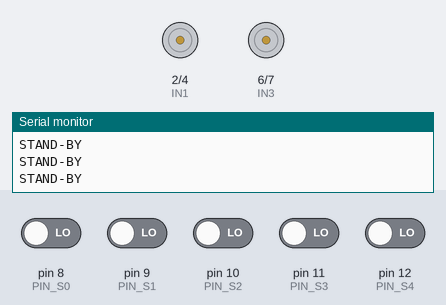
Recording of a sketch running on a simulated Arduino Uno, built with avr-gcc and run on an emulated ATmega328P. Parts: motor-driver pin pairs drawn as motors (green arrow = first pin HIGH = forward, orange = second pin HIGH = backward, longer = more drive, scaled by the enable pin), the last lines printed to the serial monitor. The test bench sets the inputs (shaded band); at power-on: pin 8 (PIN_S0), pin 9 (PIN_S1), pin 10 (PIN_S2), pin 11 (PIN_S3), pin 12 (PIN_S4) LOW.

Above: at 1.2 s.
1.3 s: pin 8 (PIN_S0) driven HIGH
At 1.8 s:
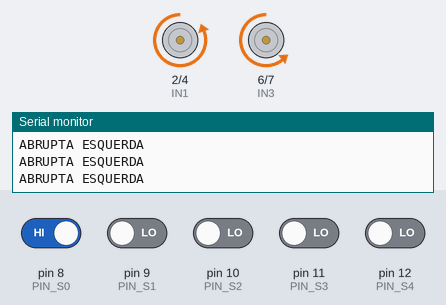
2.8 s: pin 9 (PIN_S1) driven HIGH
At 4.0 s:
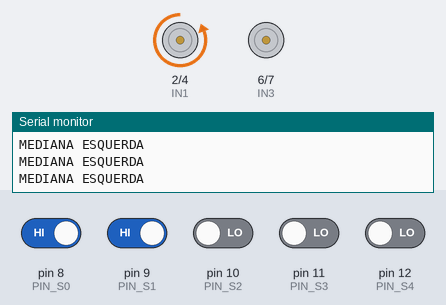
4.3 s: pin 8 (PIN_S0) driven LOW
At 5.0 s:
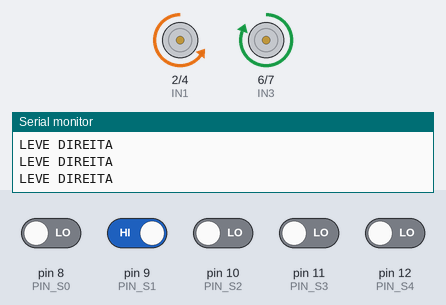
5.8 s: pin 8 (PIN_S0) driven HIGH
At 6.2 s:
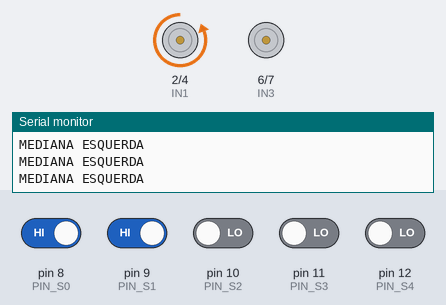
7.3 s: pin 9 (PIN_S1) driven LOW
At 8.0 s:
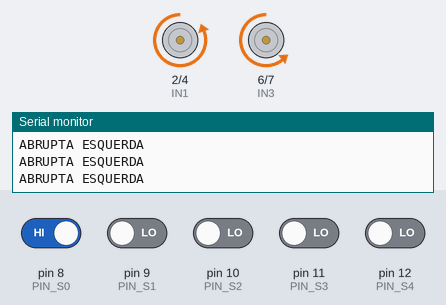
8.8 s: pin 10 (PIN_S2) driven HIGH
At 9.9 s:
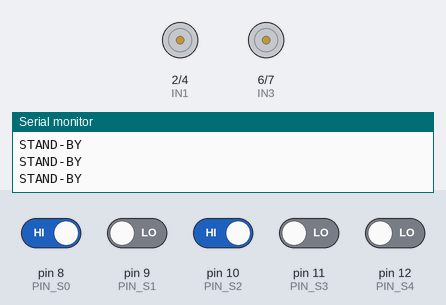
Timing chart, 0 to 11.8 s (numbered marks = the images above; inputs shaded):
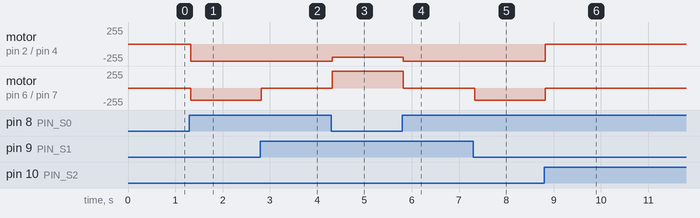

Measured:
- after the input at 1.3 s, motor on pin 2 (IN1) / pin 4 (IN2): stopped → backward 255/255 at once; motor on pin 6 (IN3) / pin 7 (IN4): stopped → backward 180/255 at once
- after the input at 2.8 s, motor on pin 6 (IN3) / pin 7 (IN4): backward 180/255 → stopped at once
- after the input at 4.3 s, motor on pin 2 (IN1) / pin 4 (IN2): backward 255/255 → backward 195/255 at once; motor on pin 6 (IN3) / pin 7 (IN4): stopped → forward 255/255 at once
- after the input at 5.8 s, motor on pin 2 (IN1) / pin 4 (IN2): backward 195/255 → backward 255/255 at once; motor on pin 6 (IN3) / pin 7 (IN4): forward 255/255 → stopped at once
- after the input at 7.3 s, motor on pin 6 (IN3) / pin 7 (IN4): stopped → backward 180/255 at once
- after the input at 8.8 s, motor on pin 2 (IN1) / pin 4 (IN2): backward 255/255 → stopped at once; motor on pin 6 (IN3) / pin 7 (IN4): backward 180/255 → stopped at once

The sketch:

CarroSeguidorLinha.ino
```cpp
/*
  SEGUIDOR DE LINHA

  Esse projeto tem como base produzir um carrinho seguidor de linha com 5 sensores funcionais, utilzando-se de Ponte H (L298N), Arduino UNO, 2 Motores DC e um Módulo IR TCRT5000,
  para fins educativos à favor de dois modos: Concluir 1 volta no menor tempo possível e reproduzir 20 voltas completas em teste de resistência. Tal avaliação e materiais foi dis-
  ponibilizada mediante a SATC( Cricíuma/SC ), para os alunos mecatrônicos.

  Data: 22/06/2026
  Curso: Mecatrônica
  Disciplina: Sistemas Embarcados
  Professor: Marcos Coelho
  Autores: Ariel Tasca Stangherlin, João Coral.

  Versão: 2.0

*/

// Sensores
const int PIN_S0 = 8;  // Extremo Esquerdo
const int PIN_S1 = 9;  // Interno Esquerdo
const int PIN_S2 = 10; // Central
const int PIN_S3 = 11; // Interno Direito
const int PIN_S4 = 12; // Extremo Direito

int s[5] = {0, 0, 0, 0, 0};

// Ponte H
const int ENA = 3; // Motor Direito
const int IN1 = 2; // Direito Trás
const int IN2 = 4; // Direito Frente

const int IN3 = 6; // Esquerdo Frente
const int IN4 = 7; // Esquerdo Trás
const int ENB = 5; // Motor Esquerdo

void setup() {
  Serial.begin(9600);

  pinMode(PIN_S0, INPUT);
  pinMode(PIN_S1, INPUT);
  pinMode(PIN_S2, INPUT);
  pinMode(PIN_S3, INPUT);
  pinMode(PIN_S4, INPUT);

  pinMode(IN1, OUTPUT);
  pinMode(IN2, OUTPUT);
  pinMode(IN3, OUTPUT);
  pinMode(IN4, OUTPUT);
}

void loop() {
  s[0] = digitalRead(PIN_S0);
  s[1] = digitalRead(PIN_S1);
  s[2] = digitalRead(PIN_S2);
  s[3] = digitalRead(PIN_S3);
  s[4] = digitalRead(PIN_S4);

  if (s[1] == 1 && s[2] == 1 && s[3] == 1) {
    // Sentido Frente
    analogWrite(ENA, 160);
    analogWrite(ENB, 255);
    digitalWrite(IN1, LOW);
    digitalWrite(IN2, HIGH);
    digitalWrite(IN3, HIGH);
    digitalWrite(IN4, LOW);

  } else if (s[0] == 0 && s[1] == 0 && s[2] == 1 && s[3] == 1 && s[4] == 0) {
    // Corrige Oscilação Esquerda
    analogWrite(ENA, 100);
    analogWrite(ENB, 255);
    digitalWrite(IN1, LOW);
    digitalWrite(IN2, HIGH);
    digitalWrite(IN3, HIGH);
    digitalWrite(IN4, LOW);

  } else if (s[0] == 0 && s[1] == 1 && s[2] == 1 && s[3] == 0 && s[4] == 0) {
    // Corrige Oscilação Direita
    analogWrite(ENA, 200);
    analogWrite(ENB, 255);
    digitalWrite(IN1, LOW);
    digitalWrite(IN2, HIGH);
    digitalWrite(IN3, HIGH);
    digitalWrite(IN4, LOW);

  } else if (s[0] == 0 && s[1] == 0 && s[2] == 0 && s[3] == 1 && s[4] == 0) {
    // Leve Inclinação Esquerda
    Serial.println("LEVE ESQUERDA");
    analogWrite(ENA, 80);
    analogWrite(ENB, 255);
    digitalWrite(IN1, LOW);
    digitalWrite(IN2, HIGH);
    digitalWrite(IN3, HIGH);
    digitalWrite(IN4, LOW);

  } else if (s[0] == 0 && s[1] == 1 && s[2] == 0 && s[3] == 0 && s[4] == 0) {
    // Leve Inclinação Direita
    Serial.println("LEVE DIREITA");
    analogWrite(ENA, 195);
    analogWrite(ENB, 255);
    digitalWrite(IN1, LOW);
    digitalWrite(IN2, HIGH);
    digitalWrite(IN3, HIGH);
    digitalWrite(IN4, LOW);

  } else if (s[0] == 1 && s[1] == 1 && s[2] == 0 && s[3] == 0 && s[4] == 0) {
    // Mudança Mediana Esquerda
    Serial.println("MEDIANA ESQUERDA");
    analogWrite(ENA, 255);
    analogWrite(ENB, 0);
    digitalWrite(IN1, LOW);
    digitalWrite(IN2, HIGH);
    digitalWrite(IN3, LOW);
    digitalWrite(IN4, LOW);

  } else if (s[0] == 0 && s[1] == 0 && s[2] == 0 && s[3] == 1 && s[4] == 1) {
    // Mudança Mediana Direita
    Serial.println("MEDIANA DIREITA");
    analogWrite(ENA, 0);
    analogWrite(ENB, 255);
    digitalWrite(IN1, LOW);
    digitalWrite(IN2, LOW);
    digitalWrite(IN3, HIGH);
    digitalWrite(IN4, LOW);

  } else if (s[0] == 0 && s[1] == 0 && s[2] == 0 && s[3] == 0 && s[4] == 1) {
    // Mudança Abrupta Direita: Direito ré, esquerdo frente
    Serial.println("ABRUPTA DIREITA");
    analogWrite(ENA, 90);
    analogWrite(ENB, 255);
    digitalWrite(IN1, HIGH);
    digitalWrite(IN2, LOW);
    digitalWrite(IN3, HIGH);
    digitalWrite(IN4, LOW);

  } else if (s[0] == 1 && s[1] == 0 && s[2] == 0 && s[3] == 0 && s[4] == 0) {
    // Mudança Abrupta Esquerda: Esquerdo ré, direito frente
    Serial.println("ABRUPTA ESQUERDA");
    analogWrite(ENA, 255);
    analogWrite(ENB, 180);
    digitalWrite(IN1, LOW);
    digitalWrite(IN2, HIGH);
    digitalWrite(IN3, LOW);
    digitalWrite(IN4, HIGH);

  } else {
    // Sem pista
    Serial.println("STAND-BY");
    analogWrite(ENA, 0);
    analogWrite(ENB, 0);
    digitalWrite(IN1, LOW);
    digitalWrite(IN2, LOW);
    digitalWrite(IN3, LOW);
    digitalWrite(IN4, LOW);
  }


}
```
